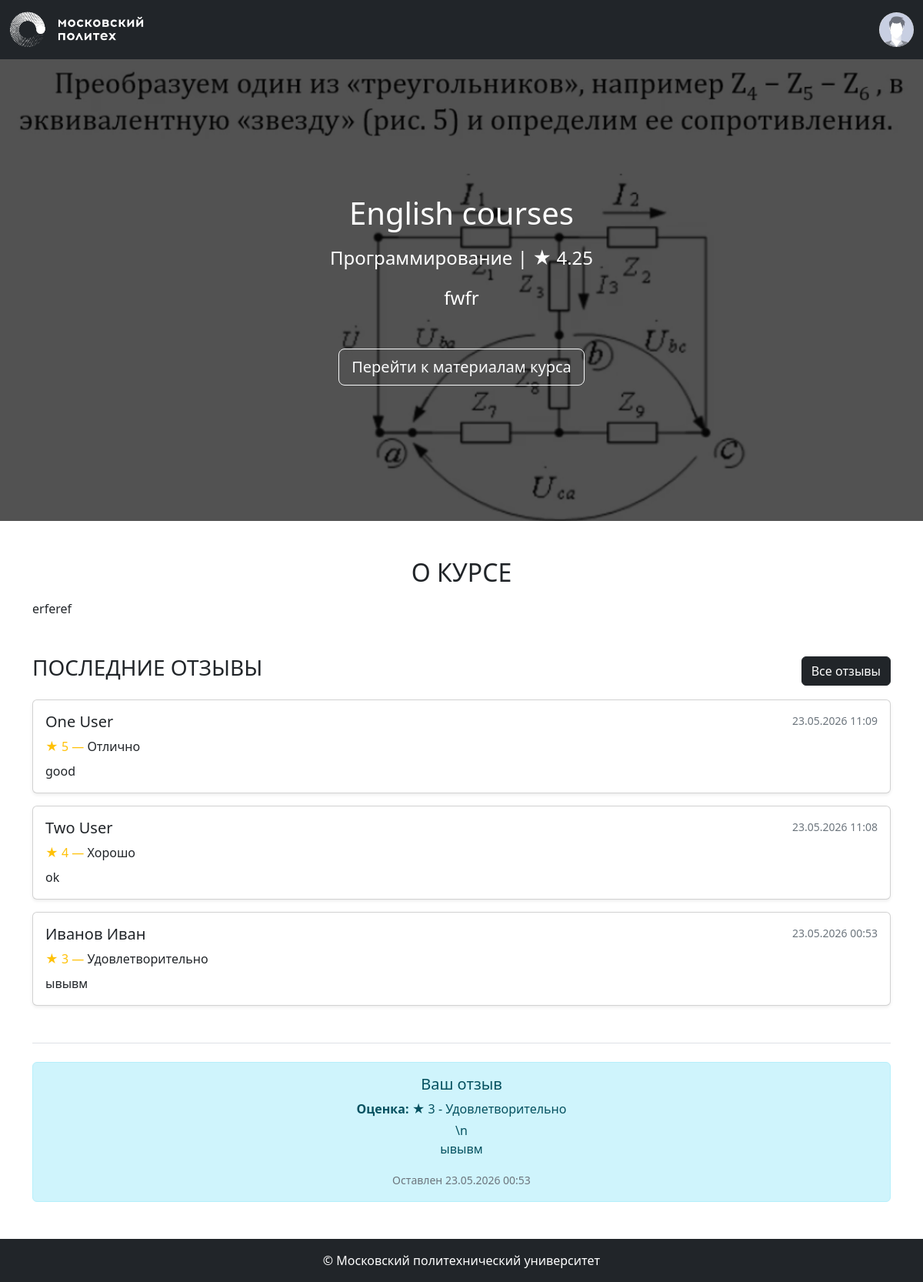
The app's page /courses/1 (signed in) with its own data.
### models.py (models this page shows, shortened)
class Base(DeclarativeBase):
    metadata = MetaData(naming_convention={
        "ix": 'ix_%(column_0_label)s',
        "uq": "uq_%(table_name)s_%(column_0_name)s",
        "ck": "ck_%(table_name)s_%(constraint_name)s",
        "fk": "fk_%(table_name)s_%(column_0_name)s_%(referred_table_name)s",
        "pk": "pk_%(table_name)s"
    })

class Image(Base):
    __tablename__ = 'images'
    id: Mapped[str] = mapped_column(String(100), primary_key=True)
    file_name: Mapped[str] = mapped_column(String(100))
    mime_type: Mapped[str] = mapped_column(String(100))
    md5_hash: Mapped[str] = mapped_column(String(100), unique=True)
    created_at: Mapped[datetime] = mapped_column(default=datetime.now)
    @property
    def url(self):
        return url_for('image', image_id=self.id)

class Course(Base):
    __tablename__ = 'courses'
    id: Mapped[int] = mapped_column(primary_key=True)
    name: Mapped[str] = mapped_column(String(100))
    short_desc: Mapped[str] = mapped_column(Text)
    full_desc: Mapped[str] = mapped_column(Text)
    created_at: Mapped[datetime] = mapped_column(default=datetime.now)
    rating_sum: Mapped[int] = mapped_column(default=0)
    rating_num: Mapped[int] = mapped_column(default=0)
    category_id: Mapped[int] = mapped_column(ForeignKey("categories.id"))
    author_id: Mapped[int] = mapped_column(ForeignKey("users.id"))
    background_image_id: Mapped[str] = mapped_column(ForeignKey("images.id"))
    category = relationship("Category")
    author = relationship("User")
    bg_image = relationship("Image")
    reviews: Mapped[List["Review"]] = relationship(back_populates="course", cascade="all, delete-orphan")
    @property
    def rating(self):
        if self.rating_num > 0:
            return self.rating_sum / self.rating_num
        return 0.0

class Category(Base):
    __tablename__ = 'categories'
    id = mapped_column(Integer, primary_key=True)
    name: Mapped[str] = mapped_column(String(100))
    parent_id: Mapped[Optional[int]] = mapped_column(ForeignKey("categories.id"))

class Review(Base):
    __tablename__ = 'reviews'
    id: Mapped[int] = mapped_column(Integer, primary_key=True)
    rating: Mapped[int] = mapped_column(Integer, nullable=False)
    text: Mapped[str] = mapped_column(Text, nullable=False)
    created_at: Mapped[datetime] = mapped_column(DateTime, default=datetime.now)
    course_id: Mapped[int] = mapped_column(ForeignKey("courses.id"), nullable=False)
    user_id: Mapped[int] = mapped_column(ForeignKey("users.id"), nullable=False)
    course: Mapped["Course"] = relationship(back_populates="reviews")
    user: Mapped["User"] = relationship(back_populates="reviews")
    @property
    def rating_text(self):
        ratings = {
            5: 'Отлично',
            4: 'Хорошо',
            3: 'Удовлетворительно',
            2: 'Неудовлетворительно',
            1: 'Плохо',
            0: 'Ужасно'
        }
        return ratings.get(self.rating, 'Неизвестно')

class User(Base, UserMixin):
    __tablename__ = 'users'
    id: Mapped[int] = mapped_column(primary_key=True)
    first_name: Mapped[str] = mapped_column(String(100))
    last_name: Mapped[str] = mapped_column(String(100))
    middle_name: Mapped[Optional[str]] = mapped_column(String(100))
    login: Mapped[str] = mapped_column(String(100), unique=True)
    password_hash: Mapped[str] = mapped_column(String(200))
    created_at: Mapped[datetime] = mapped_column(default=datetime.now)
    reviews: Mapped[List["Review"]] = relationship(back_populates="user", cascade="all, delete-orphan")
    @property
    def full_name(self):
        return f"{self.last_name} {self.first_name} {self.middle_name or ''}".strip()

### courses.py (the view)
@bp.route('/<int:course_id>')
def show(course_id):
    course = db.get_or_404(Course, course_id)
    reviews = db.session.execute(
        db.select(Review)
        .where(Review.course_id == course_id)
        .order_by(Review.created_at.desc())
        .limit(5)
    ).scalars().all()
    user_review = None
    if current_user.is_authenticated:
        user_review = db.session.execute(
            db.select(Review).where(Review.course_id == course_id, Review.user_id == current_user.id)
        ).scalar()
    return render_template('courses/show.html', course=course, reviews=reviews, user_review=user_review)

### auth.py (called while the page is built)
def load_user(user_id):
    user = db.session.execute(db.select(User).filter_by(id=user_id)).scalar()
    return user

### templates/courses/show.html
{% extends 'base.html' %}
{% block content %}
<div class="title-area position-relative" style="background-image: url({{ course.bg_image.url }});">
    <div class="h-100 w-100 py-5 d-flex text-center position-absolute" style="background-color: rgba(0, 0, 0, 0.65);">
        <div class="m-auto">
            <h1 class="title mb-3 font-weight-bold">{{ course.name }}</h1>
            <p class="mb-3 mx-auto">
                {{ course.category.name }} | <span>★</span> <span>{{ "%.2f" | format(course.rating) }}</span>
            </p>
            <div class="container">
                <p class="description w-75 mb-5 mx-auto">{{ course.short_desc }}</p>
            </div>
            {% if current_user.is_authenticated %}
                <a href="#" class="btn btn-outline-light btn-lg">Перейти к материалам курса</a>
            {% else %}\n                <button class=\"btn btn-outline-light btn-lg\" disabled>Записаться</button>
            {% endif %}
        </div>
    </div>
</div>
<div class="container mt-5">
    <section class="about mb-5">
        <h2 class="mb-3 text-center text-uppercase font-weight-bold">О курсе</h2>
        <p>{{ course.full_desc }}</p>
    </section>
    <section class="reviews mb-5">
        <div class="d-flex justify-content-between align-items-center mb-3">
            <h3 class="text-uppercase font-weight-bold">Последние отзывы</h3>
            <a href="{{ url_for('courses.reviews', course_id=course.id) }}" class="btn btn-dark">Все отзывы</a>
        </div>
        {% if reviews %}
            <div class="row row-cols-1 g-3">
                {% for review in reviews %}
                    <div class="col">
                        <div class="card shadow-sm">
                            <div class="card-body">
                                <div class="d-flex justify-content-between mb-2">
                                    <h5 class="card-title mb-0">{{ review.user.full_name }}</h5>
                                    <span class="text-muted small">{{ review.created_at.strftime('%d.%m.%Y %H:%M') }}</span>
                                </div>
                                <div class="mb-2 text-warning">
                                    ★ {{ review.rating }} — <span class="text-dark">{{ review.rating_text }}</span>
                                </div>
                                <p class="card-text">{{ review.text }}</p>
                            </div>
                        </div>
                    </div>
                {% endfor %}
            </div>
        {% else %}
            <p class="text-muted text-center py-3">Отзывов к этому курсу ещё нет.</p>
        {% endif %}
    </section>
    <section class="my-5 border-top pt-4">
        {% if current_user.is_authenticated %}
            {% if not user_review %}
            <div class="card">
                <div class="card-header bg-dark text-white">
                    <h4 class="mb-0">Оставить отзыв</h4>
                </div>
                <div class="card-body">
                    <form method="POST" action="{{ url_for('courses.add_review', course_id=course.id) }}">
                        <div class="mb-3">
                            <label for="rating" class="form-label">Оценка</label>
                            <select name="rating" id="rating" class="form-select">
                                <option value="5" selected>5 — отлично</option>
                                <option value="4">4 — хорошо</option>
                                <option value="3">3 — удовлетворительно</option>
                                <option value="2">2 — неудовлетворительно</option>
                                <option value="1">1 — плохо</option>
                                <option value="0">0 — ужасно</option>
                            </select>
                        </div>
                        <div class="mb-3">
                            <label for="text" class="form-label">Текст отзыва</label>
                            <textarea name="text" id="text" class="form-control" rows="4" placeholder="Поделитесь своим мнением о курсе..." required></textarea>
                        </div>
                        <button type="submit" class="btn btn-success">Отправить отзыв</button>
                    </form>
                </div>
            </div>
            {% else %}
            <div class="alert alert-info text-center">
                <h5 class="mb-2">Ваш отзыв</h5>
                <p class="mb-1">
                    <strong>Оценка:</strong> ★ {{ user_review.rating }} - {{ user_review.rating_text }}
                </p>\n                <p>{{ user_review.text }}</p>
                <small class="text-muted">Оставлен {{ user_review.created_at.strftime('%d.%m.%Y %H:%M') }}</small>
            </div>
            {% endif %}
        {% else %}
            <div class="alert alert-warning text-center">
                <p class="mb-0">
                    <a href="{{ url_for('auth.login', next=url_for('courses.show', course_id=course.id)) }}">Войдите</a>, чтобы оставить отзыв.
                </p>
            </div>
        {% endif %}
    </section>
</div>
{% endblock %}

### templates/base.html (shortened to what this page needs)
<!doctype html>
<html lang="ru" class="h-100">
<head>
    <link href="https://cdn.jsdelivr.net/npm/bootstrap@5.2.0-beta1/dist/css/bootstrap.min.css" rel="stylesheet"
>
    <link rel="stylesheet" href="{{ url_for('static', filename='styles.css') }}">
</head>
<body class="d-flex flex-column h-100">
    <header>
        <nav class="navbar navbar-dark bg-dark">
            <div class="container-fluid">
                <div class="logo navbar-brand">
                    <a href="{{ url_for('index') }}">
                        <img class="img-fluid" src="{{ url_for('static', filename='images/polytech_logo.png') }}" alt="polytech-logo">
                    </a>
                </div>
                {% if current_user.is_authenticated %}
                    <div class="dropdown d-flex" style="width: 200px;">
                        <div class="profile ms-auto" title="{{ current_user.full_name }}" id="dropdownMenuButton" data-bs-toggle="dropdown"
                            aria-haspopup="true" aria-expanded="false">
                            <img class="img-fluid rounded-circle cursor-pointer"
                                src="{{ url_for('static', filename='images/default-profile-picture-300x300.jpeg') }}" alt="profile-pic">
                        </div>
                    </div>
                {% else %}
                    <a class="btn btn-outline-light" href="{{ url_for('auth.login') }}">Войти</a>
                {% endif %}
            </div>
        </nav>
    </header>
    <main class="main flex-grow-1">
       {% block content %}
       {% endblock %}
    </main>
    <footer class="bg-dark text-white d-flex align-items-center justify-content-center py-3">
        &copy; Московский политехнический университет
    </footer>
</body>
</html>

### static/styles.css (style rules this page uses)
.logo { max-width: 175px; }
.profile { max-width: 45px; }
.title-area { background-color: black; background-position: center; background-repeat: no-repeat; background-size: cover; color: white; font-size: 1.5rem; min-height: calc(75vh); }

### records on screen
Image: bg_image (picture)
Course: name "English courses", rating "4.25", short_desc "fwfr", full_desc "erferef"
Category: category.name "Программирование"
Review: user.full_name "One User", created_at "23.05.2026 11:09", rating "5", rating_text "Отлично", text "good"
Review: user.full_name "Two User", created_at "23.05.2026 11:08", rating "4", rating_text "Хорошо", text "ok"
Review: user.full_name "Иванов Иван", created_at "23.05.2026 00:53", rating "3", rating_text "Удовлетворительно", text "ывывм"
